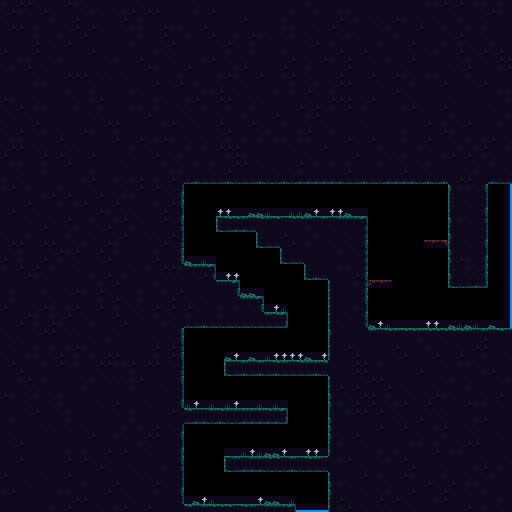

Below is a game level as drawn by its tile map, then a one-line description and the .tmx that defines it (tile-layer data replaced by summaries):
An orthogonal 64x64 tile map with 8x8 px tiles, 2 tile layers (Background, Walls) and 5 objects (2x south, 2x east, item).

<map version="1.10" tiledversion="1.11.0" orientation="orthogonal" renderorder="right-down" width="64" height="64" tilewidth="8" tileheight="8" infinite="0" nextlayerid="8" nextobjectid="12">
 <tileset firstgid="1" name="tiles" tilewidth="8" tileheight="8" tilecount="504" columns="24">
  <image source="../Tilesets/tiles.png" width="192" height="168" />
  <tile id="50" probability="0.3" />
  <tile id="51" probability="0.3" />
  <tile id="52" probability="0.3" />
  <tile id="65">
   <properties>
    <property name="nez:isOneWayPlatform" value="true" />
   </properties>
  </tile>
  <tile id="66">
   <properties>
    <property name="nez:isOneWayPlatform" value="true" />
   </properties>
  </tile>
  <tile id="67">
   <properties>
    <property name="nez:isOneWayPlatform" value="true" />
   </properties>
  </tile>
  <tile id="68">
   <properties>
    <property name="nez:isOneWayPlatform" value="true" />
   </properties>
  </tile>
  <tile id="69">
   <properties>
    <property name="nez:isOneWayPlatform" value="true" />
   </properties>
  </tile>
  <wangsets>
   <wangset name="Mixed Set" type="mixed" tile="-1">
    <wangcolor name="Dirt" color="#ff0000" tile="-1" probability="1" />
    <wangtile tileid="25" wangid="1,1,0,0,0,1,1,1" />
    <wangtile tileid="26" wangid="1,1,0,0,0,0,0,1" />
    <wangtile tileid="27" wangid="1,1,0,0,0,0,0,1" />
    <wangtile tileid="28" wangid="1,1,0,0,0,0,0,1" />
    <wangtile tileid="29" wangid="1,1,1,1,0,0,0,1" />
    <wangtile tileid="49" wangid="0,0,0,0,0,1,1,1" />
    <wangtile tileid="53" wangid="0,1,1,1,0,0,0,0" />
    <wangtile tileid="73" wangid="0,0,0,0,0,1,1,1" />
    <wangtile tileid="77" wangid="0,1,1,1,0,0,0,0" />
    <wangtile tileid="97" wangid="0,0,0,0,0,1,1,1" />
    <wangtile tileid="101" wangid="0,1,1,1,0,0,0,0" />
    <wangtile tileid="121" wangid="0,0,0,1,1,1,1,1" />
    <wangtile tileid="122" wangid="0,0,0,1,1,1,0,0" />
    <wangtile tileid="123" wangid="0,0,0,1,1,1,0,0" />
    <wangtile tileid="124" wangid="0,0,0,1,1,1,0,0" />
    <wangtile tileid="125" wangid="0,1,1,1,1,1,0,0" />
   </wangset>
  </wangsets>
 </tileset>
 <layer id="2" name="Background" width="64" height="64">
  <data>[4096 cells, 124 non-empty, 7 distinct tile ids]</data>
 </layer>
 <layer id="1" name="Walls" width="64" height="64">
  <data>[4096 cells, 3309 non-empty, 30 distinct tile ids]</data>
 </layer>
 <objectgroup color="#00ff00" id="3" name="SpawnPoints">
  <object id="1" name="south" x="280" y="496">
   <point />
  </object>
  <object id="2" name="east" x="488" y="320">
   <point />
  </object>
  <object id="5" name="item" x="200" y="208">
   <point />
  </object>
 </objectgroup>
 <objectgroup color="#0055ff" id="7" name="Teleporters">
  <object id="7" name="east" x="510.27" y="184.011" width="1.73011" height="143.981" />
  <object id="8" name="south" x="296" y="510.173" width="32" height="1.82652" />
 </objectgroup>
 <objectgroup color="#ff0000" id="6" name="DangerZones" />
</map>
